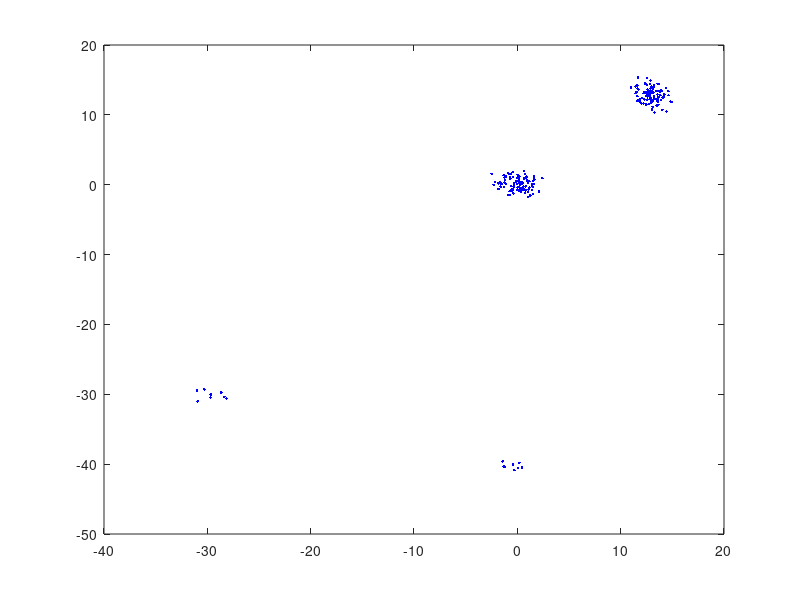

The MATLAB script that drew this image: (Note: this script raises an error after producing the figure.)
% Example 7.5.6
% "Introduction to Pattern Recognition: A MATLAB Approach"
% S. Theodoridis, A. Pikrakis, K. Koutroumbas, D. Cavouras

close('all');
clear;

% 1. Generate and plot the data set X7
randn('seed',0)
m=[0 0; 13 13; 0 -40; -30 -30]'; %means
[l,n_cl]=size(m);
S=eye(2); %covariance matrix
n_points=[100 100 8 8]; %points per distribution
X7=[];
for i=1:n_cl
    X7=[X7; mvnrnd(m(:,i)',S,n_points(i))];
end
X7=X7';
figure(1), plot(X7(1,:),X7(2,:),'.b')

% 2. Apply the k-means algorithm on X7
m=2;
[l,N]=size(X7);
rand('seed',0)
theta_ini=rand(l,m);
[l,m]=size(theta_ini);
[theta,bel,J]=k_means(X7,theta_ini);

% Plot X7, using different colors for points from different clusters
figure(2), hold on
figure(2), plot(X7(1,bel==1),X7(2,bel==1),'r.',...
X7(1,bel==2),X7(2,bel==2),'g*',X7(1,bel==3),X7(2,bel==3),'bo',...
X7(1,bel==4),X7(2,bel==4),'cx',X7(1,bel==5),X7(2,bel==5),'md',...
X7(1,bel==6),X7(2,bel==6),'yp',X7(1,bel==7),X7(2,bel==7),'ks')
figure(2), plot(theta(1,:),theta(2,:),'k+')
figure(2), axis equal


% Apply the PAM algorithm on X7
[l,N]=size(X7);
m=2; %Number of clusters
sed=0; %Seed for the randn function
[bel,cost,w,a]=k_medoids(X7,m,sed);

% Plot X7, using different colors for points from different clusters
figure(3), hold on
figure(3), plot(X7(1,bel==1),X7(2,bel==1),'r.',...
X7(1,bel==2),X7(2,bel==2),'g*',X7(1,bel==3),X7(2,bel==3),'bo',...
X7(1,bel==4),X7(2,bel==4),'cx',X7(1,bel==5),X7(2,bel==5),'md',...
X7(1,bel==6),X7(2,bel==6),'yp',X7(1,bel==7),X7(2,bel==7),'ks')
figure(3), plot(w(1,:),w(2,:),'k+')
figure(3), axis equal

